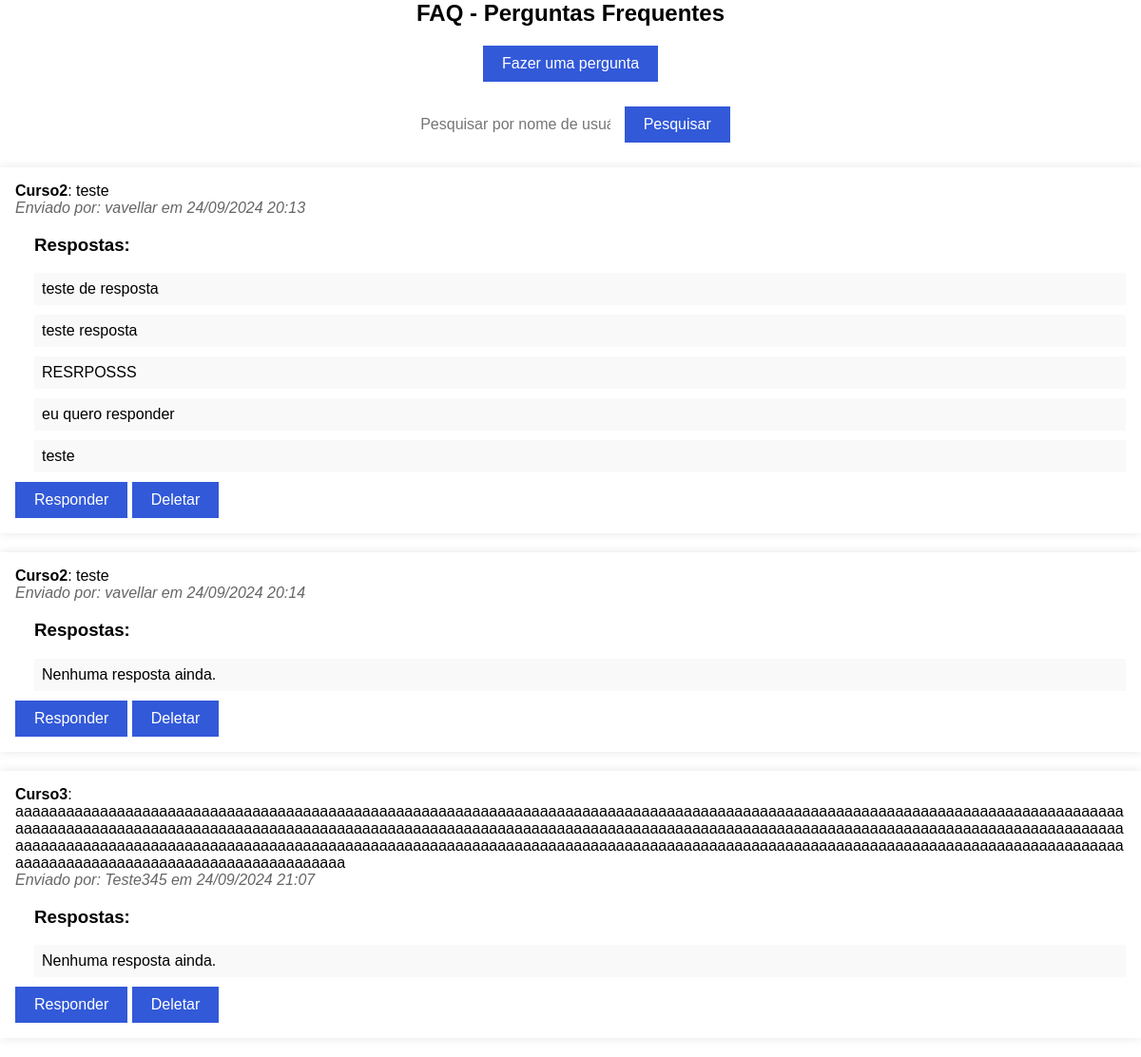
Page /faq/ on the earlier database version.
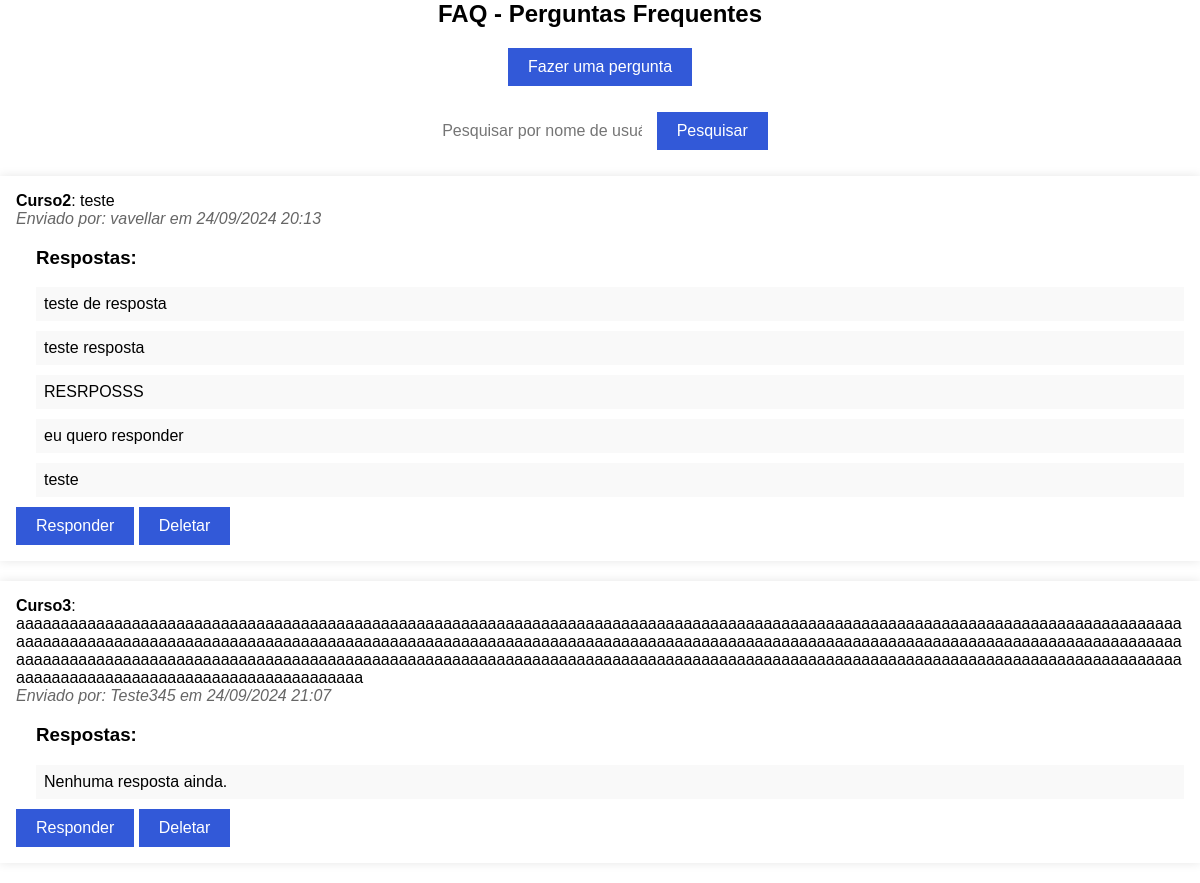
Same page on the later database version.
### core/models.py (models this page shows, shortened)
class Pergunta(models.Model):
    usuario = models.ForeignKey(User, on_delete=models.CASCADE)
    tipo_pergunta = models.ForeignKey('TipoPergunta', on_delete=models.SET_NULL, null=True)
    texto_pergunta = models.TextField()
    data_criacao = models.DateTimeField(default=timezone.now)

class TipoPergunta(models.Model):
    tipo = models.CharField(max_length=100)

class Resposta(models.Model):
    pergunta = models.ForeignKey(Pergunta, on_delete=models.CASCADE, related_name='respostas')
    texto_resposta = models.TextField()
    usuario = models.ForeignKey(User, on_delete=models.SET_NULL, null=True, blank=True)  # Torna opcional
    data_criacao = models.DateTimeField(default=timezone.now)

### core/views.py (the view)
# urls.py: path('faq/', views.faq, name='faq'),
def faq(request):
    query = request.GET.get('q')
    if query:
        perguntas = Pergunta.objects.filter(usuario__username__icontains=query).exclude(usuario__isnull=True)
    else:
        perguntas = Pergunta.objects.all()
    if request.method == 'POST':
        pergunta_id = request.POST.get('pergunta_id')
        pergunta = get_object_or_404(Pergunta, id=pergunta_id)
        form = RespostaForm(request.POST)
        if form.is_valid():
            resposta = form.save(commit=False)
            resposta.pergunta = pergunta
            resposta.save()  # Salva a resposta sem associar a um usuário
            return redirect('faq')
    else:
        form = RespostaForm()
    return render(request, 'core/faq.html', {'perguntas': perguntas, 'form': form})

### core/forms.py
class RespostaForm(forms.ModelForm):
    class Meta:
        model = Resposta
        fields = ['texto_resposta']
        widgets = {
            'texto_resposta': forms.Textarea(attrs={'class': 'form-control', 'rows': 3}),
        }

### core/templates/core/faq.html (shortened to what this page needs)
<!DOCTYPE html>
<html lang="pt-BR">
<head>
    <link rel="stylesheet" type="text/css" href="../../static/core/style_faq.css">
</head>
<body>
    <h2>FAQ - Perguntas Frequentes</h2>
    <div class="faq_perguntas">
        <a href="{% url 'cadastro_pergunta' %}">
            <button class="btn">Fazer uma pergunta</button>
        </a>
    </div>
    <form method="GET" action="{% url 'faq' %}">
        <input type="text" name="q" value="{{ query }}" placeholder="Pesquisar por nome de usuário">
        <button type="submit">Pesquisar</button>
    </form>
    <ul>
        {% for pergunta in perguntas %}
            <li>
                <strong>{{ pergunta.tipo_pergunta.tipo }}</strong>: {{ pergunta.texto_pergunta }}
                <br><em>Enviado por: {{ pergunta.usuario.username }} em {{ pergunta.data_criacao|date:"d/m/Y H:i" }}</em>
                <ul>
                    <h3>Respostas:</h3>
                    {% for resposta in pergunta.respostas.all %}
                        <li>{{ resposta.texto_resposta }} <br></li>
                    {% empty %}
                        <li>Nenhuma resposta ainda.</li>
                    {% endfor %}
                </ul>
                <button class="btn" type="button" onclick="document.getElementById('respostaForm{{ pergunta.id }}').style.display='block'">Responder</button>
                <form method="POST" action="{% url 'deletar_pergunta' pergunta.id %}" style="display:inline;">
                    <button type="submit" class="btn btn-danger" onclick="return confirm('Tem certeza que deseja excluir esta pergunta?')">Deletar</button>
                </form>
            </li>
        {% endfor %}
    </ul>
</body>
</html>

Differences in the rows shown:
removed Pergunta: tipo_pergunta.tipo "Curso2", texto_pergunta "teste", usuario.username "vavellar", data_criacao "24/09/2024 20:14"
